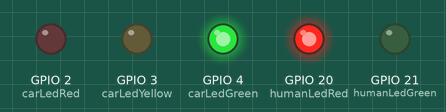
This program was run on a simulated Raspberry Pi (BCM pin numbers). On the bench: output pins drawn as LEDs (lit = HIGH).

Above: at 1.5 s.
At 3.5 s:
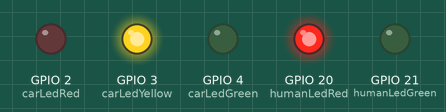
At 5.5 s:
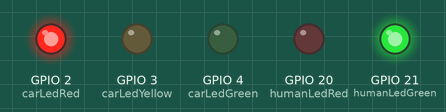
Timing chart, 0 to 9.1 s (numbered marks = the images above):
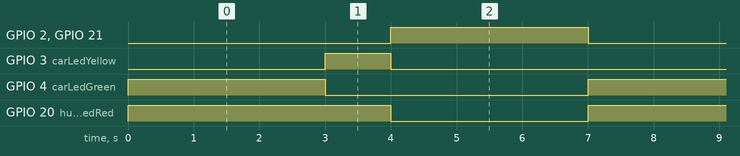

The program:

main.py
```python
import RPi.GPIO as gpio
import time

carLedRed = 2
carLedYellow = 3
carLedGreen = 4
humanLedRed = 20
humanLedGreen = 21

gpio.setmode(gpio.BCM)
gpio.setup(carLedRed, gpio.OUT)
gpio.setup(carLedYellow, gpio.OUT)
gpio.setup(carLedGreen, gpio.OUT)
gpio.setup(humanLedRed, gpio.OUT)
gpio.setup(humanLedGreen, gpio.OUT)

try:
    while 1:
        gpio.output(carLedRed, gpio.LOW)
        gpio.output(carLedYellow, gpio.LOW)
        gpio.output(carLedGreen, gpio.HIGH)
        gpio.output(humanLedRed, gpio.HIGH)
        gpio.output(humanLedGreen, gpio.LOW)
        time.sleep(3)
        gpio.output(carLedRed, gpio.LOW)
        gpio.output(carLedYellow, gpio.HIGH)
        gpio.output(carLedGreen, gpio.LOW)
        gpio.output(humanLedRed, gpio.HIGH)
        gpio.output(humanLedGreen, gpio.LOW)
        time.sleep(1)
        gpio.output(carLedRed, gpio.HIGH)
        gpio.output(carLedYellow, gpio.LOW)
        gpio.output(carLedGreen, gpio.LOW)
        gpio.output(humanLedRed, gpio.LOW)
        gpio.output(humanLedGreen, gpio.HIGH)
        time.sleep(3)

except KeyboardInterrupt:
    pass

gpio.cleanup()
```

Measured:
- by itself, GPIO 2 (carLedRed), GPIO 4 (carLedGreen), GPIO 21 (humanLedGreen): alternates HIGH for 3.0 s and LOW for 4.0 s
- by itself, GPIO 3 (carLedYellow): alternates HIGH for 1.0 s and LOW for 6.0 s
- by itself, GPIO 20 (humanLedRed): alternates HIGH for 4.0 s and LOW for 3.0 s
